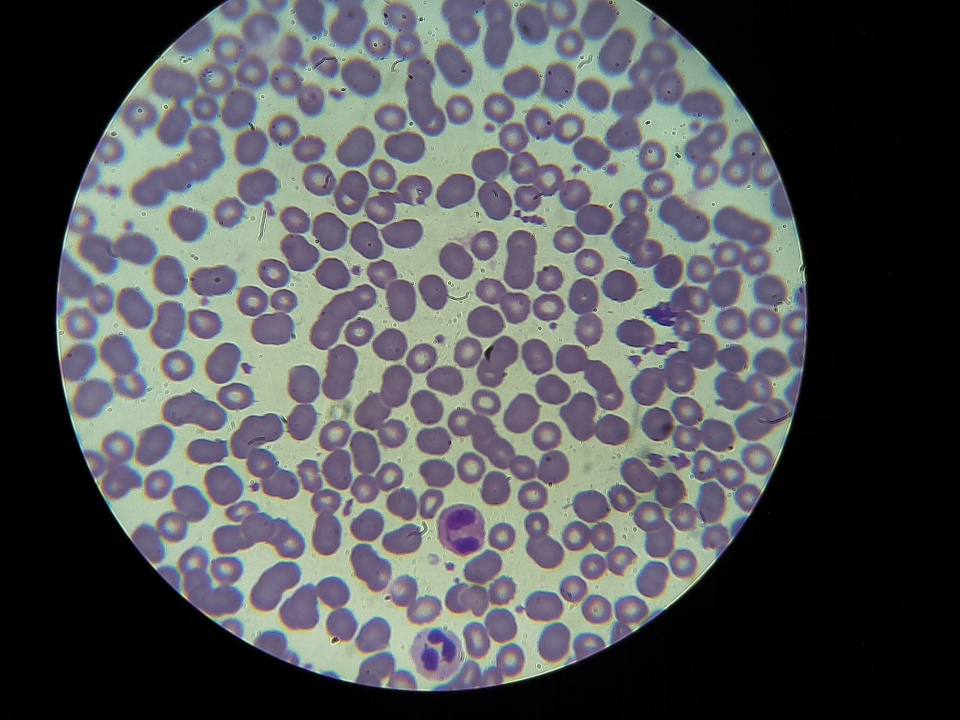
#> input picture (PYTHON,RPI)_THESIS-DESIGN_CBC And DBC Counter Using Image Processing/CBC/sample100.png, 960 x 720 px
$ python '!!!Platelets counting for CBC (100x).py'
#> lines starting #> are read from the running program, lines starting #| are printed output that depends on the picture; after the words box and inside, x2 and y2 are one past the last pixel; in counts of white or black regions, pixels touching at a corner belong together
import cv2
import numpy as np


markShape = 0
markerColor = (0,255,0)


img = cv2.imread('sample100.png')
#> img is the input picture: shape (720, 960, 3); mean B, G, R 86.5, 84.3, 82.5

"""
rgb_conv = cv2.cvtColor(img, cv2.COLOR_BGR2RGB) #BGR TO RGB

image_blur = cv2.GaussianBlur(rgb_conv, (7, 7), 0)  #Gaussian Blur
"""

hsv_conv = cv2.cvtColor(img,cv2.COLOR_BGR2HSV)
#> hsv_conv: shape (720, 960, 3); mean H, S, V 65.4, 43, 93.8
#cv2.imshow('hsv',hsv_conv)

#HSV array for thresholding
platelet_low = np.array([ 75, 0 , 16])
platelet_high = np.array([117 ,190 , 194])

#HSV thresholding
mask = cv2.inRange(hsv_conv,platelet_low,platelet_high)
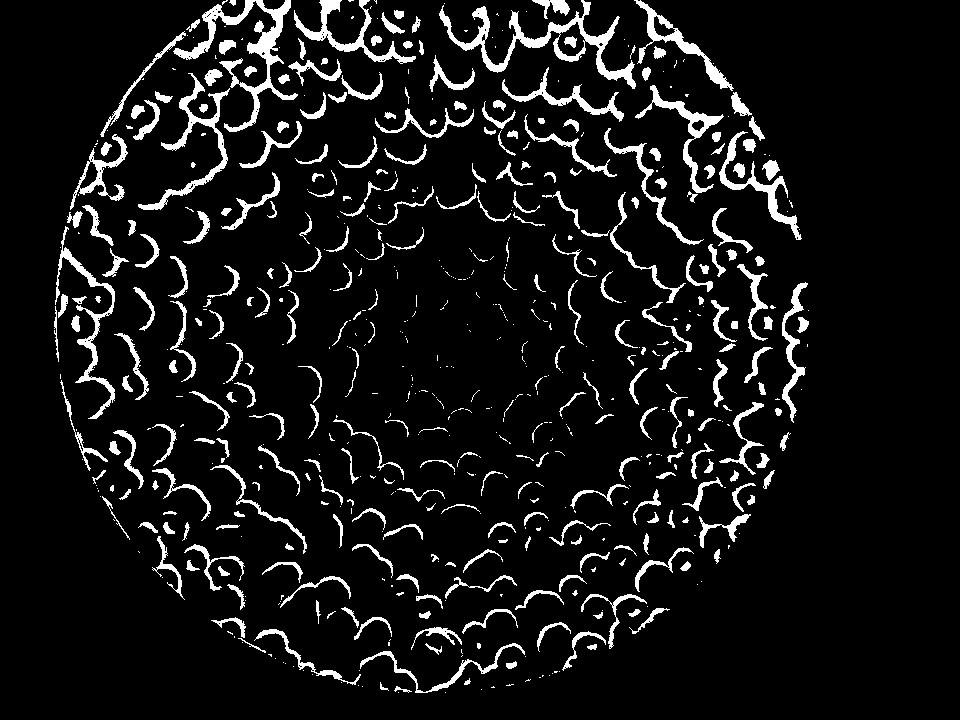
#> mask: shape (720, 960); 8% white; 629 white regions (322 under 20 px), largest, box (x1, y1, x2, y2) and area: (439, 0, 636, 89) 3049, (173, 0, 298, 132) 2975, (138, 73, 230, 210) 1703
#cv2.imshow("mask",mask)


#Morphological Transformation
foreground_eroded = cv2.erode(mask,None,iterations = 2)
#> foreground_eroded: shape (720, 960); 0.6% white; 298 white regions (249 under 20 px), largest, box (x1, y1, x2, y2) and area: (249, 0, 289, 63) 391, (655, 92, 718, 126) 207, (750, 179, 795, 222) 203
foreground_dilated = cv2.dilate(foreground_eroded,None,iterations = 2)
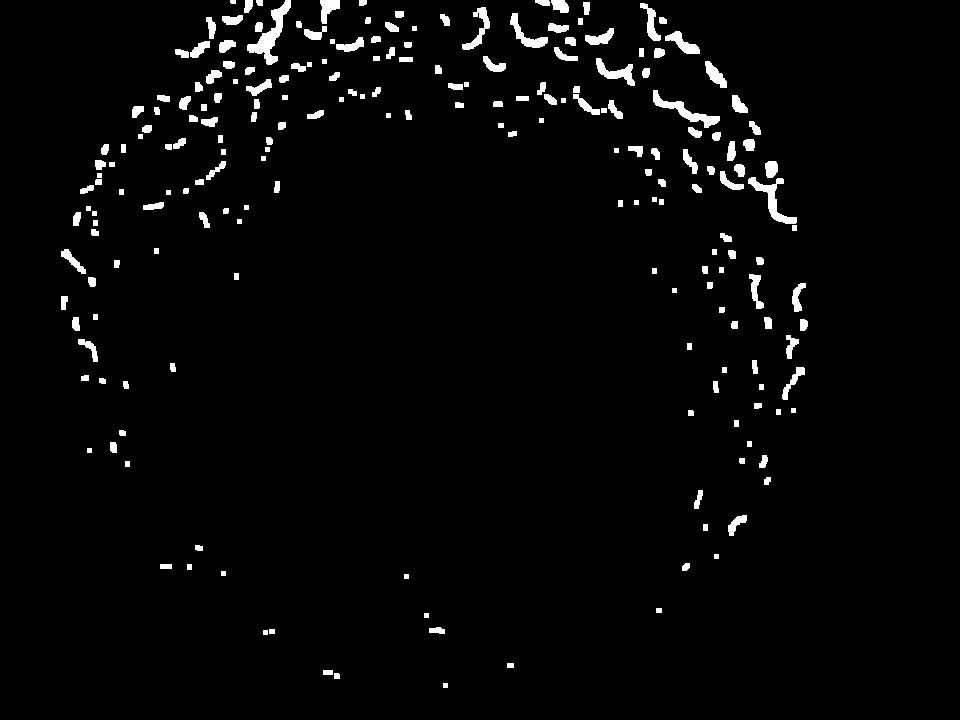
#> foreground_dilated: shape (720, 960); 2.7% white; 214 white regions
#cv2.imshow("morph",foreground_dilated)

output = {}
output["foreground_dilated"] = foreground_dilated

#contours
contours = cv2.findContours(foreground_dilated.copy(),cv2.RETR_EXTERNAL,cv2.CHAIN_APPROX_SIMPLE)[-2]
#> contours = 214 contours, 33 with area under 20; largest, box (x1, y1, x2, y2) and area: (247, 0, 291, 65) 779, (653, 90, 720, 128) 546, (748, 177, 797, 224) 538, (596, 58, 635, 86) 370, (510, 13, 548, 48) 350

#background subtraction
bgs = cv2.bitwise_and(img,img,mask = foreground_dilated)
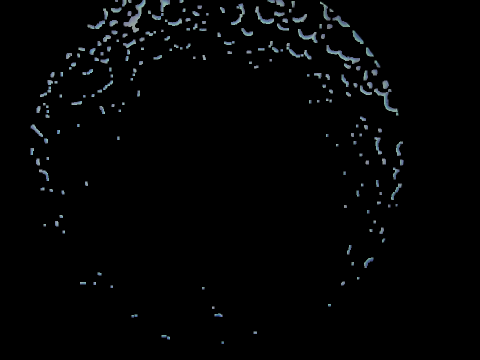
#> bgs: shape (720, 960, 3) (shown at 1/2 size); mean B, G, R 4.2, 3.8, 3.2
output["bgs"] = bgs

markedImage = img.copy()

count = 0
area = 0


for contour in contours:
            contourArea = cv2.contourArea(contour)
            if  100 > contourArea >= 1:
                area += contourArea
                count += 1
                if markShape == 0:
                    (x, y, w, h) = cv2.boundingRect(contour)
                    cv2.rectangle(markedImage, (x, y), (x + w, y + h), markerColor, 2)
                else:
                    ((x, y), radius) = cv2.minEnclosingCircle(contour)
                    cv2.circle(markedImage, (int(x), int(y)), int(radius + 2), markerColor, 2)
#> this loop made 214 passes
#> (contour, contourArea, area, x, y, w, h) on passes 3, 4, 6, 9, 12: ([[323, 670], [323, 674], [332, 674], [332, 670]], 36, 76.5, 323, 670, 10, 5), ([[507, 663], [507, 667], [513, 667], [513, 663]], 24, 100.5, 507, 663, 7, 5), ([[269, 629], [269, 633], [274, 633], [274, 629]], 20, 136.5, 269, 629, 6, 5), ([[656, 608], [656, 612], [661, 612], [661, 608]], 20, 240.5, 656, 608, 6, 5), ([[187, 564], [187, 569], [191, 569], [191, 564]], 20, 292.5, 187, 564, 5, 6)
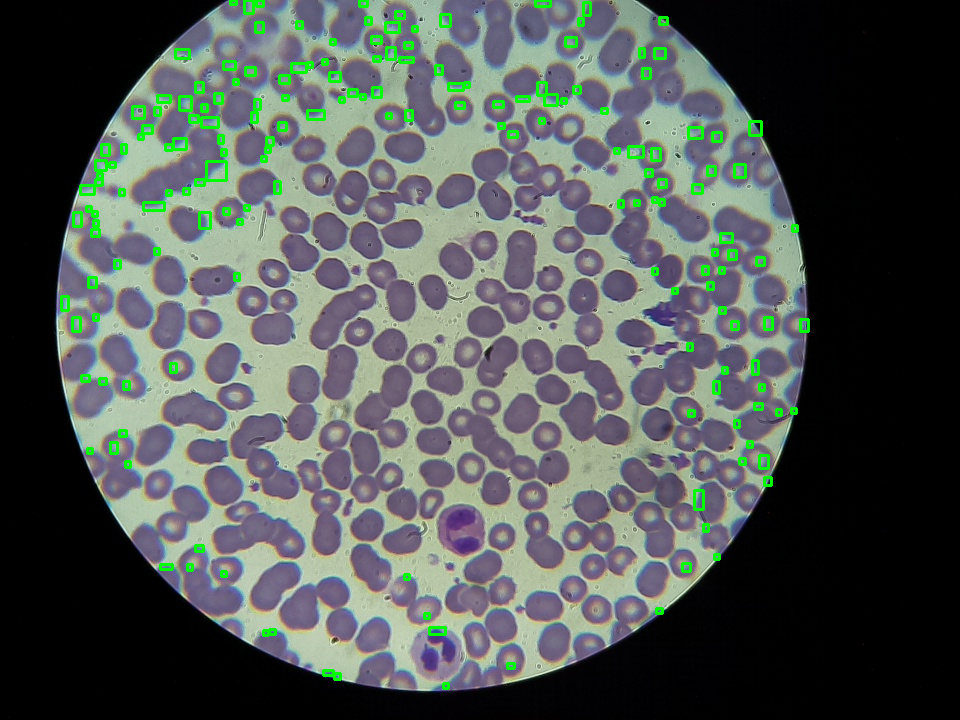
#> markedImage: shape (720, 960, 3); 2.24% of pixels changed, all inside (x1, y1, x2, y2) = (60, 0, 810, 690)
#> after the loop, area = 6932; count = 176

output["markedImage"] = markedImage
output["area"] = area
output["count"] = count

#cv2.imshow("raw",output["markedImage"])
#cv2.imshow("Thresh",output["foreground_dilated"])
#cv2.imshow("BGS",output["bgs"])


output["platelet"] = output["count"]
cv2.putText(output["markedImage"], "Platelets: {0}".format(output["count"]), (0, 50),
                        cv2.FONT_HERSHEY_SIMPLEX,
                        1.5, (255, 255, 255), 2, cv2.LINE_AA)
output["platelet_proc"] = output["markedImage"]

cv2.imshow("Platelet count",output["platelet_proc"])
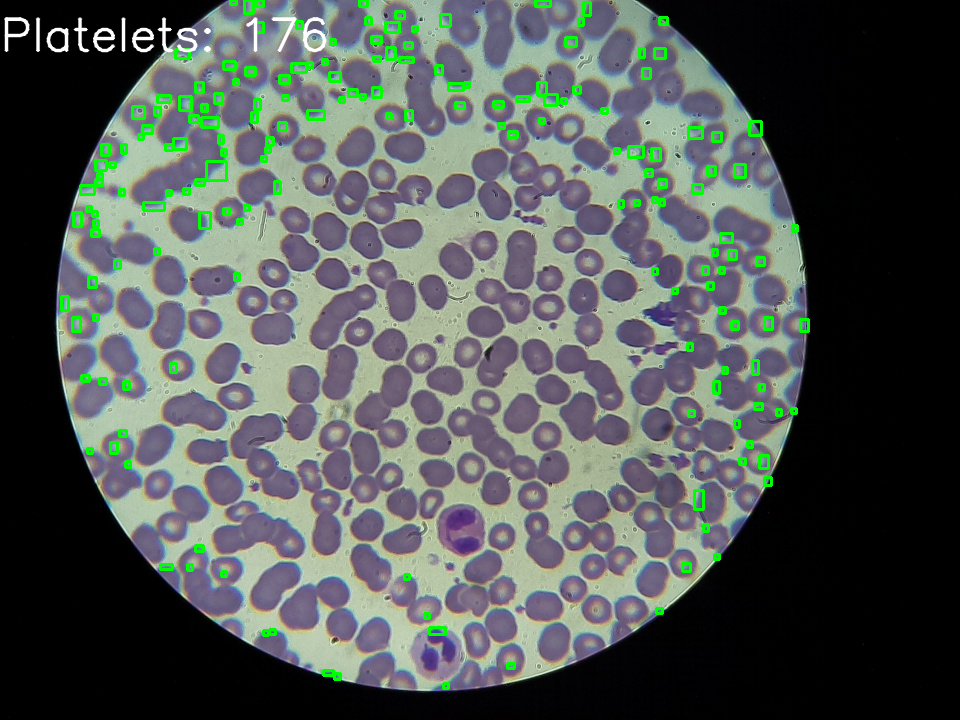
#> window 'Platelet count': shape (720, 960, 3); mean B, G, R 83.9, 87.7, 80.5


if cv2.waitKey(0) == 27:
#> (key Esc is pressed here)
    cv2.destroyAllWindows()

$ run again, with (PYTHON,RPI)_THESIS-DESIGN_CBC And DBC Counter Using Image Processing/CBC/sample1.png copied over (PYTHON,RPI)_THESIS-DESIGN_CBC And DBC Counter Using Image Processing/CBC/sample100.png
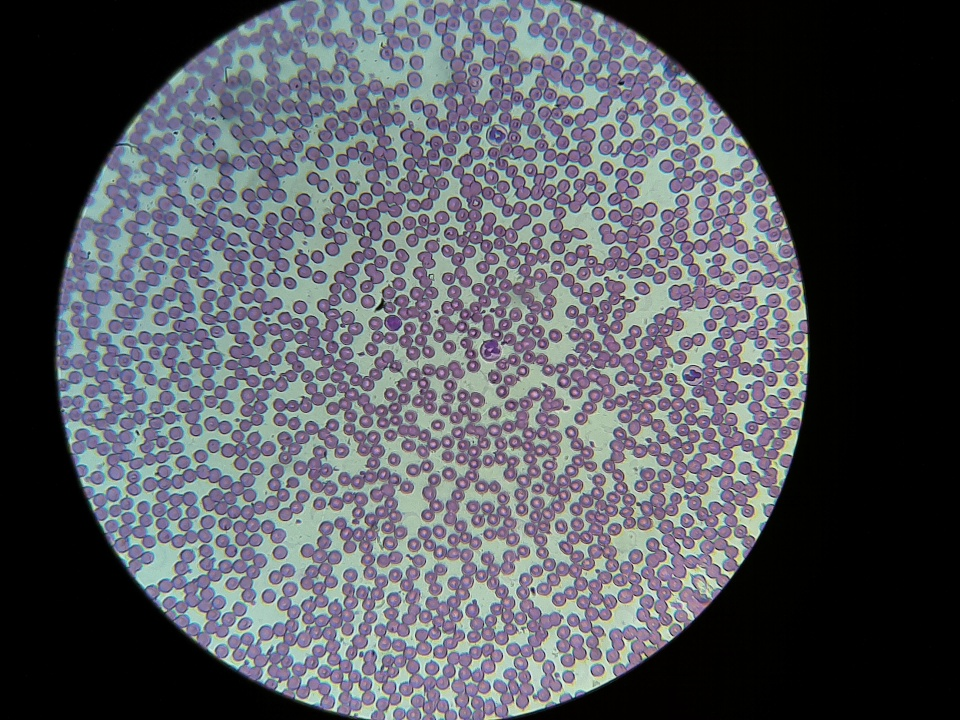
#> input picture (PYTHON,RPI)_THESIS-DESIGN_CBC And DBC Counter Using Image Processing/CBC/sample1.png, 960 x 720 px
#> img is the input picture: shape (720, 960, 3); mean B, G, R 93.5, 86.8, 84.5
#> hsv_conv: shape (720, 960, 3); mean H, S, V 70.6, 57.2, 98.1
#> mask: shape (720, 960); 15.3% white; 2122 white regions (1504 under 20 px), largest, box (x1, y1, x2, y2) and area: (53, 0, 478, 485) 46633, (459, 0, 592, 70) 2266, (73, 463, 177, 612) 1764
#> foreground_eroded: shape (720, 960); 1.1% white; 278 white regions (213 under 20 px), largest, box (x1, y1, x2, y2) and area: (409, 40, 451, 95) 669, (354, 35, 404, 80) 514, (177, 164, 215, 195) 379
#> foreground_dilated: shape (720, 960); 3.5% white; 190 white regions (1 under 20 px)
#> contours = 190 contours, 37 with area under 20; largest, box (x1, y1, x2, y2) and area: (352, 33, 412, 82) 1210, (407, 21, 453, 97) 1200, (222, 36, 267, 80) 806, (175, 162, 217, 206) 766, (118, 128, 147, 185) 685
#> the loop `for contour in contours:` made 190 passes
#> (contour, contourArea, area, x, y, w, h) on passes 4, 13, 18, 20, 22: ([[92, 495], [92, 499], [97, 499], [97, 495]], 20, 118, 92, 495, 6, 5), ([[177, 415], [177, 420], [181, 420], [181, 415]], 20, 407, 177, 415, 5, 6), ([[60, 409], [60, 414], [64, 414], [64, 409]], 20, 504.5, 60, 409, 5, 6), ([[268, 392], [268, 397], [272, 397], [272, 392]], 20, 540.5, 268, 392, 5, 6), ([[140, 387], [140, 391], [145, 391], [145, 387]], 20, 623, 140, 387, 6, 5)
#> after the loop `for contour in contours:`:
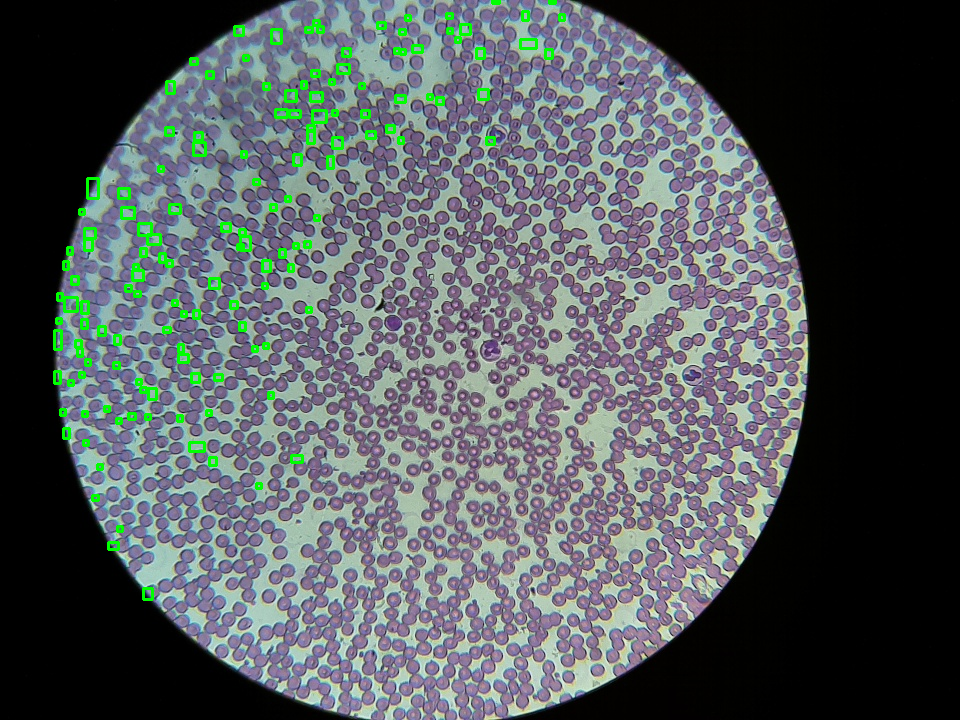
#> markedImage: shape (720, 960, 3); 1.71% of pixels changed, all inside (x1, y1, x2, y2) = (53, 0, 566, 601)
#> after the loop `for contour in contours:`: area = 5112; count = 143
#> `cv2.imshow("Platelet count",output["platelet_proc"])`:
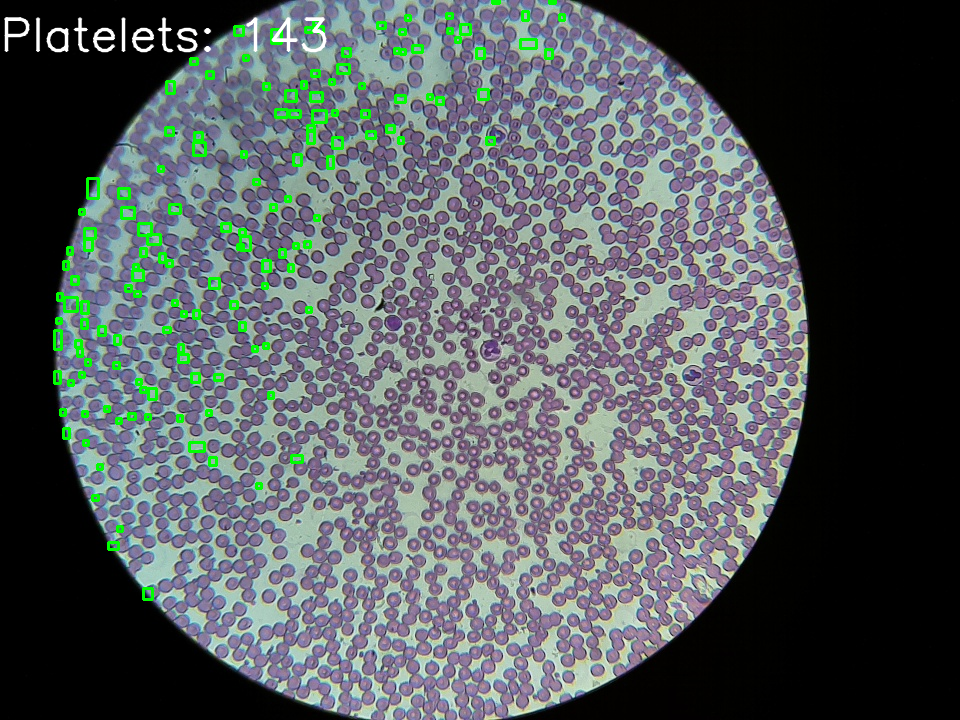
#> window 'Platelet count': shape (720, 960, 3); mean B, G, R 91.8, 89.6, 83.3
